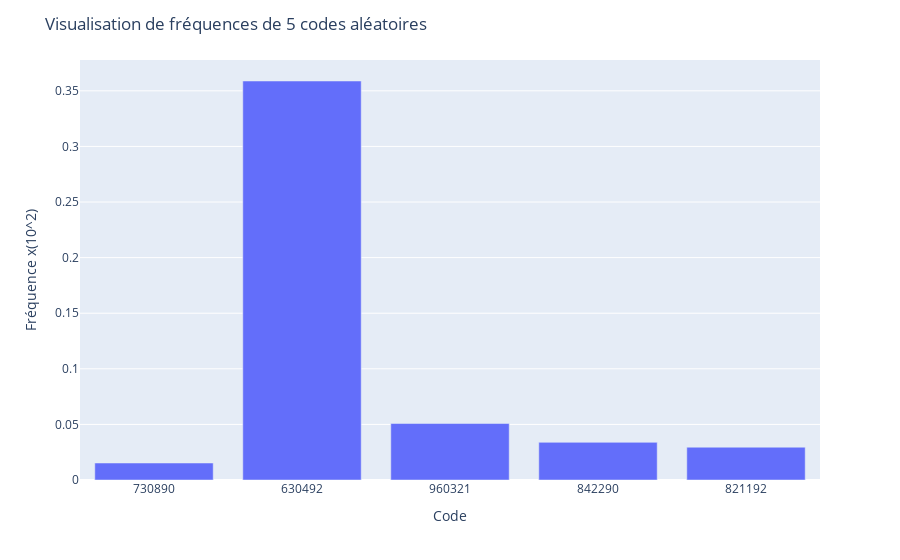

Here is the notebook cell this chart was saved with:
### Markdown cell above
3.   Visualisation Graphique des fréquences de 5 codes disponibles.

### Code cell
np.random.seed(0)
code_liste = np.random.choice(Freq['codes'], 5)
y = Freq.loc[Freq['codes'].isin(code_liste)]['freq']*(1e2)
fig = px.bar(x=code_liste, y = y )
fig.update_xaxes(type='category')
fig.update_layout(
    title="Visualisation de fréquences de 5 codes aléatoires",
    xaxis_title="Code",
    yaxis_title="Fréquence x(10^2)")
fig.show()

### Figure 1 — Plotly figure (JSON) as saved in the notebook; plotly's stock layout.template omitted (floating-point values rounded to 4 significant figures)
{"data": [{"alignmentgroup": "True", "hovertemplate": "x=%{x}<br>y=%{y}<extra></extra>", "legendgroup": "", "marker": {"color": "#636efa", "pattern": {"shape": ""}}, "name": "", "offsetgroup": "", "orientation": "v", "showlegend": false, "textposition": "auto", "type": "bar", "x": [730890, 630492, 960321, 842290, 821192], "xaxis": "x", "y": [0.01529, 0.3588, 0.0508, 0.03386, 0.02949], "yaxis": "y"}], "layout": {"barmode": "relative", "legend": {"tracegroupgap": 0}, "margin": {"t": 60}, "title": {"text": "Visualisation de fréquences de 5 codes aléatoires"}, "xaxis": {"anchor": "y", "domain": [0, 1], "title": {"text": "Code"}, "type": "category"}, "yaxis": {"anchor": "x", "domain": [0, 1], "title": {"text": "Fréquence x(10^2)"}}}}
